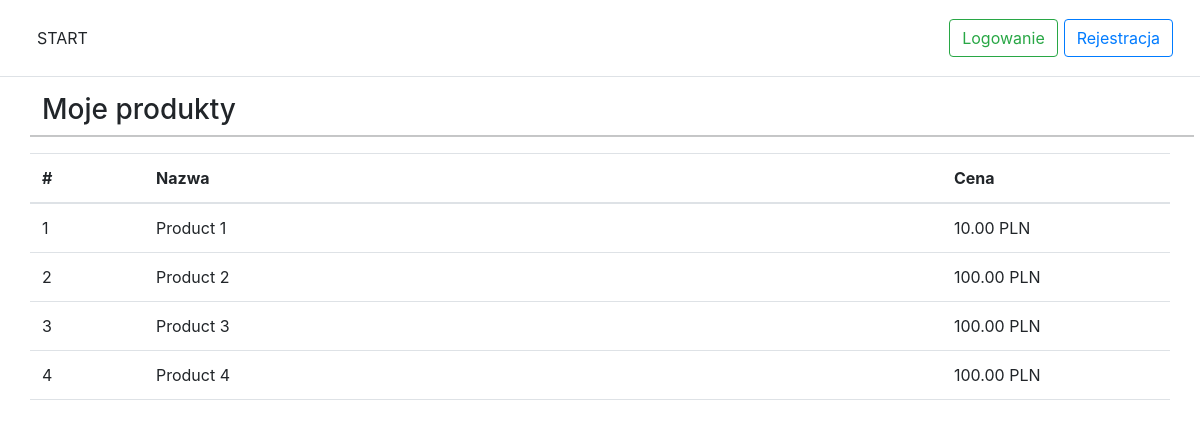
The app's page /src/pages/products.php, older data.
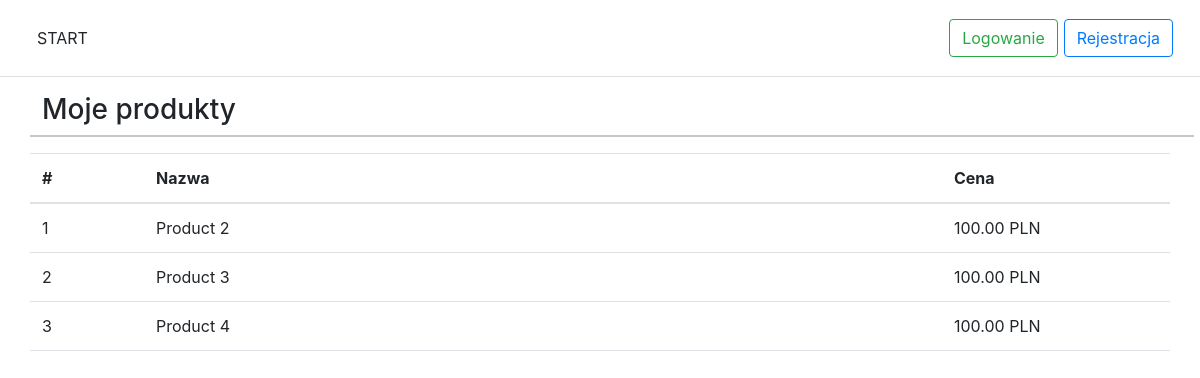
The same page, newer data.
### tables this page shows
CREATE TABLE `products`
(
    `id`             int(11) AUTO_INCREMENT PRIMARY KEY NOT NULL,
    `auction_number` varchar(255)   NOT NULL,
    `name`           varchar(255)   NOT NULL,
    `description`    varchar(1000)  NOT NULL,
    `nett_price`     decimal(10, 2) NOT NULL,
    `vat`            int(11) NOT NULL,
    `gross_price`    decimal(10, 2) NOT NULL,
    `optima_code`    varchar(255),
    `ean`            varchar(255)
);

### src/pages/products.php (the view, shortened to what this page needs)
<!doctype html>
<html lang="pl">
<head>
    <?php include_once('../static/elements/head.inc.php'); ?>
</head>
<body>
<header>
    <?php include_once('../static/elements/header.php') ?>
</header>
<div class="container">
    <div class="row">
        <h3>Moje produkty</h3>
        <hr>
        <table class="table table-hover">
            <thead>
            <tr>
                <th scope="col" style="width: 10%">#</th>
                <th scope="col" style="width 70%">Nazwa</th>
                <th scope="col" style="width: 20%">Cena</th>
            </tr>
            </thead>
            <tbody>
            <?php
            include_once '../classes/dbh.classes.php';
            $stmt = $connection->prepare('SELECT * FROM products;');
            $stmt->execute();
            $result = $stmt->get_result();
            $products = $result->fetch_all(MYSQLI_ASSOC);
            if ($products > 0) {
                $rowNumber = 0;
                foreach ($products as $product) {
                    $rowNumber += 1; ?>
                    <tr onclick="window.location='product-single-add.php?id='+<?= $product['id'] ?>">
                        <td><?= $rowNumber ?></td>
                        <td><?= $product['name'] ?></td>
                        <td><?= $product['nett_price'] ?> PLN</td>
                    </tr>
                <?php }
            } else {
                echo('<div class="alert alert-danger text-center" role="alert">Brak produktów do wyświetlenia</div>');
            }
            ?>
            </tbody>
        </table>
    </div>
</div>
</body>
</html>

### src/static/elements/head.inc.php (shortened to what this page needs)
<link href="/static/css/reset.css" rel="stylesheet"/>
<link href="https://cdn.jsdelivr.net/npm/bootstrap-icons@1.3.0/font/bootstrap-icons.css" rel="stylesheet">
<link href="https://cdn.jsdelivr.net/npm/bootstrap@5.1.3/dist/css/bootstrap.min.css" rel="stylesheet"
>
<link href="/static/css/main.css" rel="stylesheet"/>
<link href="/static/css/header.css" rel="stylesheet"/>
<link href="/static/css/footer.css" rel="stylesheet"/>
<link href="/static/css/validation.css" rel="stylesheet"/>
<link href="/static/css/spinner.css" rel="stylesheet"/>

### src/static/elements/header.php (shortened to what this page needs)
<div class="d-flex flex-column flex-md-row align-items-center p-3 px-md-4 mb-3 bg-white border-bottom box-shadow">
    <h5 class="my-0 mr-md-auto font-weight-normal"><a class="btn" href="/">START</a></h5>
    <?php if (isset($_SESSION['id'])) {
        ?>
        <nav class="my-2 my-md-0 mr-md-3">
            <a class="p-2 text-dark" href="/pages/products.php">Produkty</a>
            <a class="p-2 text-dark" href="/pages/addresses.php">Adresy</a>
            <a class="p-2 text-dark" href="/pages/account.php">Konto</a>
            <a class="p-2 text-dark" href="/pages/cart.php">Koszyk</a>
            <a class="p-2 text-dark" href="/pages/history.php">Historia</a>
        </nav>
        <a class="btn btn-outline-danger header-btn" href="/pages/logout.php">Wyloguj</a>
        <?php
    } else {
        ?>
        <a class="btn btn-outline-success header-btn" href="/pages/login.php">Logowanie</a>
        <a class="btn btn-outline-primary header-btn" href="/pages/register.php">Rejestracja</a>
        <?php
    }
    ?>
</div>

### src/static/css/header.css (style rules this page uses)
html { font-size: 14px; }
@media (min-width: 768px) { html { font-size: 16px; } }
.header-btn { margin: 3px; }

### src/static/css/footer.css (style rules this page uses)
html { font-size: 14px; }
@media (min-width: 768px) { html { font-size: 16px; } }

### src/static/css/validation.css (style rules this page uses)
html { font-size: 14px; }
@media (min-width: 768px) { html { font-size: 16px; } }

Row changes from the older to the newer data that the page shows:
removed products: name "Product 1", nett_price "10.00"
